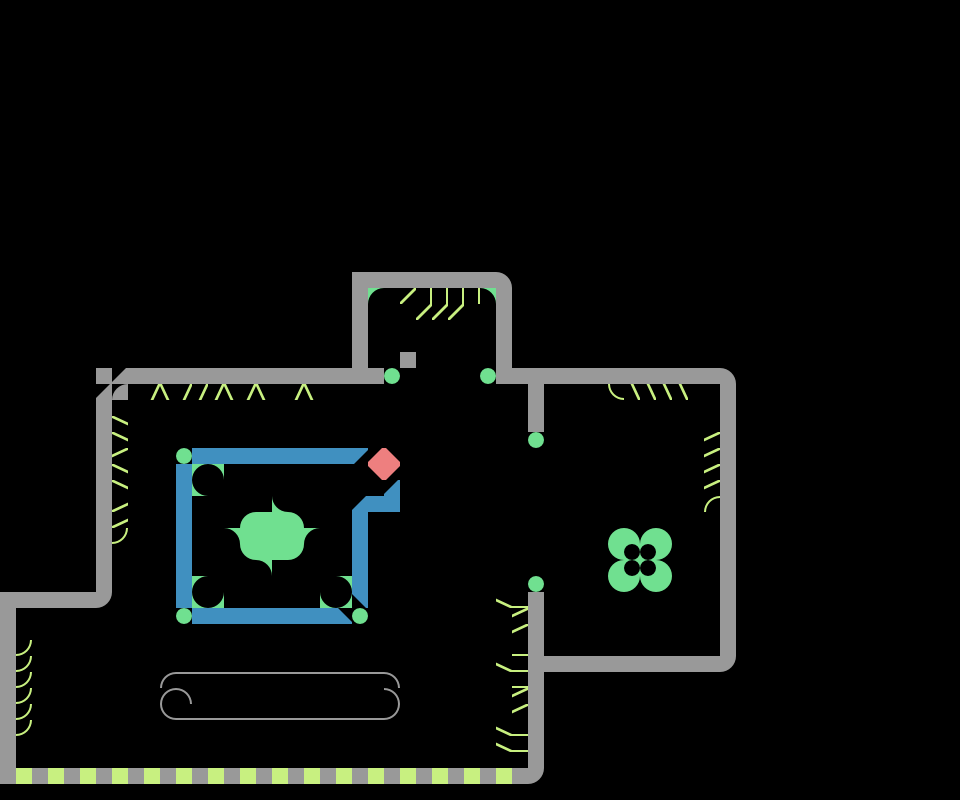

The image is a tile-based game level rendered from a .tmx file. Its description and source (layers, tilesets, objects; grid data summarised) follow:
An orthogonal 60x50 tile map with 16x16 px tiles, 3 tile layers (bg, terrain, fg), 2 tilesets and 4 objects (4x foxy).

<map version="1.0" orientation="orthogonal" width="60" height="50" tilewidth="16" tileheight="16">
 <tileset firstgid="1" name="tileset" tilewidth="16" tileheight="16">
  <image source="../graphics/map/geo2.png" width="256" height="192" />
  <tile id="2">
   <properties>
    <property name="solid" value="true" />
   </properties>
  </tile>
 </tileset>
 <tileset firstgid="193" name="Foxy" tilewidth="30" tileheight="39">
  <image source="../graphics/foxy/idle.png" width="30" height="39" />
 </tileset>
 <layer name="bg" width="60" height="50">
  <data>[3000 cells, 0 non-empty, 0 distinct tile ids]</data>
 </layer>
 <layer name="terrain" width="60" height="50">
  <data>[3000 cells, 213 non-empty, 15 distinct tile ids]</data>
 </layer>
 <objectgroup name="actors" width="60" height="50">
  <object name="player1" type="foxy" gid="193" x="640" y="622" />
  <object name="player2" type="foxy" gid="193" x="56" y="733" />
  <object name="player3" type="foxy" gid="193" x="429" y="368" />
  <object name="player4" type="foxy" gid="193" x="199" y="439" />
 </objectgroup>
 <layer name="fg" width="60" height="50">
  <data>[3000 cells, 148 non-empty, 30 distinct tile ids]</data>
 </layer>
</map>
